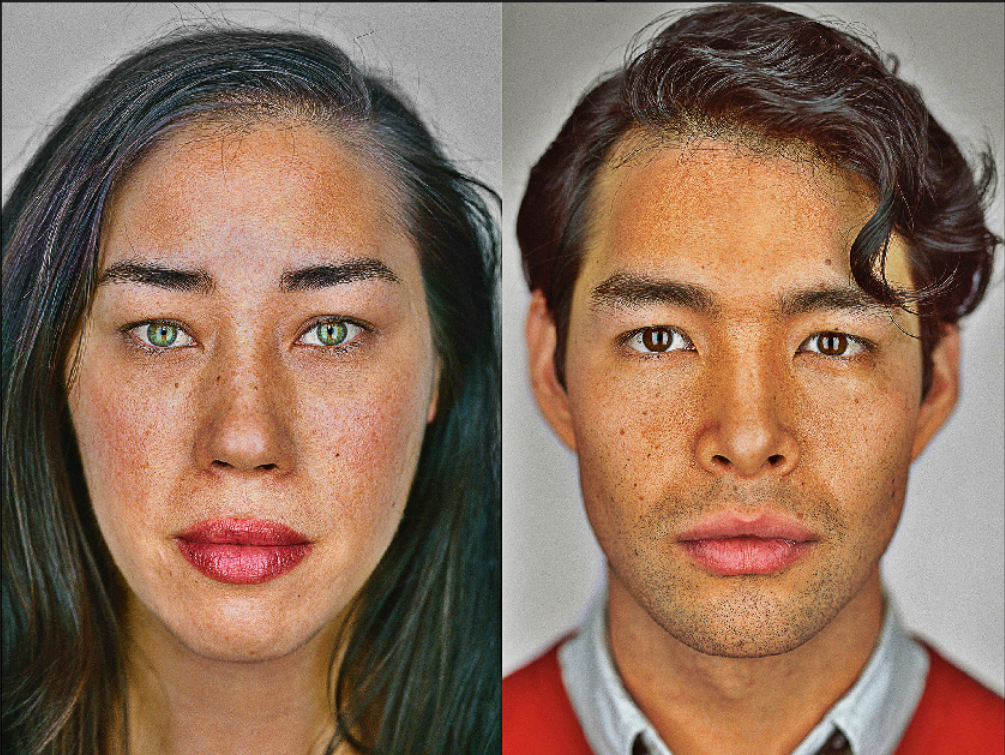
#> input picture filters/Smoothing/original_faces.png, 1005 x 755 px
$ python whitening.py Smoothing/original_faces.png   (older library calls are emulated)
#> lines starting #> are read from the running program, lines starting #| are printed output that depends on the picture; after the words box and inside, x2 and y2 are one past the last pixel; in counts of white or black regions, pixels touching at a corner belong together
"""Generate a facial skin-whitening example and a quantitative report.

Usage:
    python whitening.py input.jpg --level 30 --output-dir output

Dependencies:
    pip install opencv-python numpy
"""

from __future__ import annotations

import argparse
from pathlib import Path

import cv2
import numpy as np


# RetouchingFFHQ uses API levels 0/30/60/90. Because the proprietary APIs do
# not disclose their algorithms, these are conservative strengths for this
# paper-inspired OpenCV approximation, not an exact reproduction of any API.
PAPER_LEVEL_TO_STRENGTH = {0: 0.0, 30: 0.15, 60: 0.30, 90: 0.45}
PAPER_LEVEL_TO_CLASS = {0: 0, 30: 1, 60: 2, 90: 3}


def detect_largest_face(image: np.ndarray) -> tuple[int, int, int, int]:
    """Return the largest detected face as (x, y, width, height)."""
    gray = cv2.cvtColor(image, cv2.COLOR_BGR2GRAY)
    cascade_path = Path(cv2.data.haarcascades) / "haarcascade_frontalface_default.xml"
    detector = cv2.CascadeClassifier(str(cascade_path))
    faces = detector.detectMultiScale(
        gray,
        scaleFactor=1.1,
        minNeighbors=5,
        minSize=(80, 80),
    )
    if len(faces) == 0:
        raise RuntimeError("找不到正面人臉，請改用光線清楚、臉部完整的照片。")
    return tuple(max(faces, key=lambda box: box[2] * box[3]))


def build_skin_mask(image: np.ndarray, face: tuple[int, int, int, int]) -> np.ndarray:
    """Build a soft mask from a face ellipse and common YCrCb skin ranges."""
    x, y, w, h = face

    # The ellipse prevents similarly colored background pixels from being changed.
    face_mask = np.zeros(image.shape[:2], dtype=np.uint8)
    center = (x + w // 2, y + int(h * 0.52))
    axes = (int(w * 0.44), int(h * 0.48))
    cv2.ellipse(face_mask, center, axes, 0, 0, 360, 255, -1)

    ycrcb = cv2.cvtColor(image, cv2.COLOR_BGR2YCrCb)
    lower = np.array([0, 133, 77], dtype=np.uint8)
    upper = np.array([255, 173, 127], dtype=np.uint8)
    skin_color_mask = cv2.inRange(ycrcb, lower, upper)

    mask = cv2.bitwise_and(face_mask, skin_color_mask)
    kernel = cv2.getStructuringElement(cv2.MORPH_ELLIPSE, (7, 7))
    mask = cv2.morphologyEx(mask, cv2.MORPH_OPEN, kernel)
    mask = cv2.morphologyEx(mask, cv2.MORPH_CLOSE, kernel)
    mask = cv2.GaussianBlur(mask, (21, 21), 0)

    if np.count_nonzero(mask > 32) < 500:
        raise RuntimeError("偵測到人臉，但無法取得足夠的皮膚區域。請更換照片。")
    return mask


def apply_whitening(
    image: np.ndarray,
    mask: np.ndarray,
    strength: float,
) -> np.ndarray:
    """Raise facial-skin luminance in LAB while slightly reducing saturation."""
    mask_alpha = mask.astype(np.float32) / 255.0

    lab = cv2.cvtColor(image, cv2.COLOR_BGR2LAB).astype(np.float32)
    lightness = lab[:, :, 0]
    # Move L toward white instead of adding a fixed value; this avoids clipping.
    lab[:, :, 0] = lightness + strength * (255.0 - lightness)
    brightened = cv2.cvtColor(np.clip(lab, 0, 255).astype(np.uint8), cv2.COLOR_LAB2BGR)

    # Beauty whitening commonly makes skin color slightly less saturated.
    hsv = cv2.cvtColor(brightened, cv2.COLOR_BGR2HSV).astype(np.float32)
    hsv[:, :, 1] *= 1.0 - 0.18 * strength
    whitened = cv2.cvtColor(np.clip(hsv, 0, 255).astype(np.uint8), cv2.COLOR_HSV2BGR)

    blend = mask_alpha[:, :, None]
    result = image.astype(np.float32) * (1.0 - blend) + whitened.astype(np.float32) * blend
    return np.clip(result, 0, 255).astype(np.uint8)


def calculate_metrics(image: np.ndarray, mask: np.ndarray) -> dict[str, float]:
    """Measure the masked skin area's luminance, saturation, and high-frequency energy."""
    valid = mask > 64

    lab = cv2.cvtColor(image, cv2.COLOR_BGR2LAB)
    hsv = cv2.cvtColor(image, cv2.COLOR_BGR2HSV)
    gray = cv2.cvtColor(image, cv2.COLOR_BGR2GRAY)
    laplacian = cv2.Laplacian(gray, cv2.CV_32F, ksize=3)

    return {
        "brightness": float(np.mean(lab[:, :, 0][valid])),
        "saturation": float(np.mean(hsv[:, :, 1][valid])),
        "high_frequency": float(np.mean(np.square(laplacian[valid]))),
    }


def make_comparison(before: np.ndarray, after: np.ndarray) -> np.ndarray:
    """Create one side-by-side image with English labels for font portability."""
    left = before.copy()
    right = after.copy()
    cv2.rectangle(left, (0, 0), (190, 48), (0, 0, 0), -1)
    cv2.rectangle(right, (0, 0), (190, 48), (0, 0, 0), -1)
    cv2.putText(left, "BEFORE", (16, 34), cv2.FONT_HERSHEY_SIMPLEX, 0.85, (255, 255, 255), 2)
    cv2.putText(right, "AFTER", (16, 34), cv2.FONT_HERSHEY_SIMPLEX, 0.85, (255, 255, 255), 2)
    return np.hstack([left, right])


def change_text(before: float, after: float) -> str:
    difference = after - before
    percentage = difference / before * 100.0 if before else 0.0
    return f"{before:.2f} -> {after:.2f} ({difference:+.2f}, {percentage:+.2f}%)"


def build_report(
    paper_level: int,
    strength: float,
    before: dict[str, float],
    after: dict[str, float],
    psnr: float,
) -> str:
    label_class = PAPER_LEVEL_TO_CLASS[paper_level]
    return f"""
濾鏡類型：Face Whitening（臉部美白）
論文依據：RetouchingFFHQ (Ying et al., 2023, arXiv:2307.10642v1)
論文標籤：{{Smooth: 0, EyeEnlarge: 0, FaceLift: 0, Whiten: {label_class}}}
RetouchingFFHQ 等級：{paper_level}（0=off、30=slight、60=medium、90=heavy）
方法：YCrCb 膚色遮罩 + LAB L 通道亮度映射；OpenCV 實作強度 = {strength:.2f}
對臉做了什麼：偵測臉部皮膚區域，將 LAB 色彩空間的 L 通道往較高亮度移動，並輕微降低飽和度；背景與非皮膚區域盡量保持不變。

量化結果（僅計算臉部皮膚遮罩內的像素）：
- 平均亮度（LAB L，0-255）：{change_text(before['brightness'], after['brightness'])}
- 平均飽和度（HSV S，0-255）：{change_text(before['saturation'], after['saturation'])}
- 高頻能量（Laplacian squared mean）：{change_text(before['high_frequency'], after['high_frequency'])}
- 原圖與處理圖 PSNR：{psnr:.2f} dB

可能的偵測特徵：臉部皮膚亮度相對背景異常升高、膚色飽和度降低、臉部與頸部色差增加，以及皮膚區域的亮度分布出現不自然偏移。

方法限制：原論文使用 Megvii、Tencent 與 Alibaba 的商業 API，未公開各 API 的 Whitening 演算法。本程式沿用論文的類型與等級標註，但美白處理是可重現的 OpenCV 近似實作，不等同於原商業 API。
""".strip()


def parse_args() -> argparse.Namespace:
    parser = argparse.ArgumentParser(description="產生臉部 Whitening before/after 圖與量化報告")
    parser.add_argument("input", type=Path, help="輸入照片路徑")
    parser.add_argument(
        "--level",
        type=int,
        choices=(0, 30, 60, 90),
        default=30,
        help="RetouchingFFHQ 等級：0=off、30=slight、60=medium、90=heavy",
    )
    parser.add_argument(
        "--strength",
        type=float,
        default=None,
        help="覆寫 OpenCV 實作強度（0-1）；通常不需要設定",
    )
    parser.add_argument("--output-dir", type=Path, default=Path("whitening_output"))
    return parser.parse_args()


def main() -> None:
    args = parse_args()
    strength = PAPER_LEVEL_TO_STRENGTH[args.level] if args.strength is None else args.strength
    if not 0.0 <= strength <= 1.0:
        raise ValueError("--strength 必須介於 0 和 1 之間。")

    image = cv2.imread(str(args.input))
#> image is the input picture: shape (755, 1005, 3); mean B, G, R 90.7, 110.3, 140.5
    if image is None:
        raise FileNotFoundError(f"無法讀取圖片：{args.input}")

    face = detect_largest_face(image)
#> in detect_largest_face, `gray = cv2.cvtColor(image, cv2.COLOR_BGR2GRAY)`:
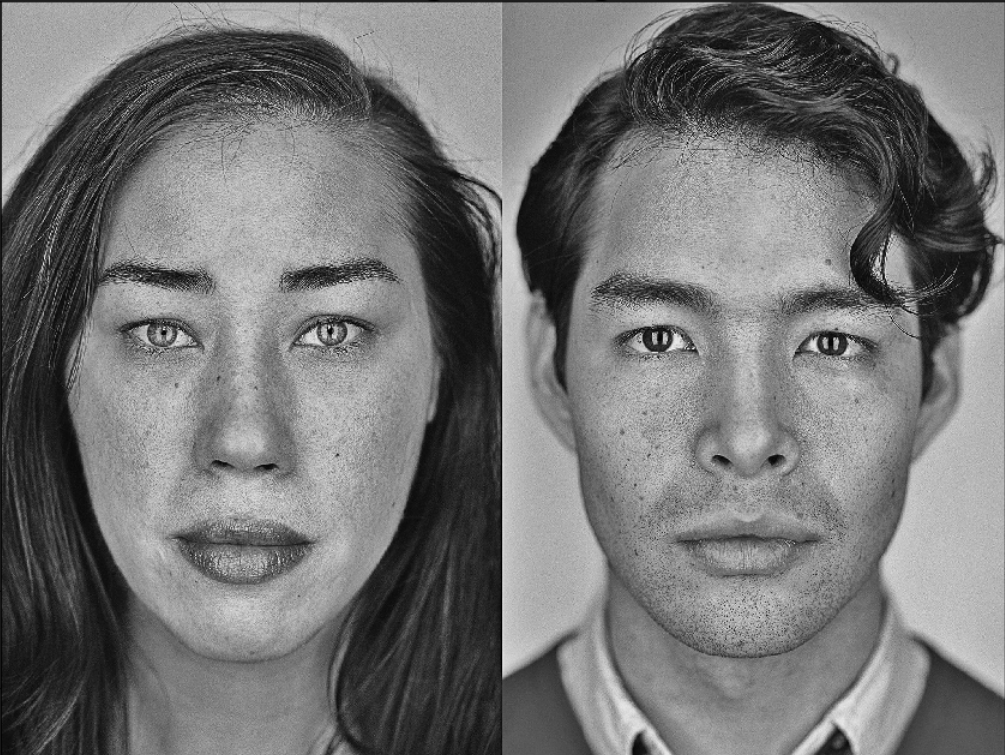
#> gray: shape (755, 1005); min 1, max 245, mean 117.1
#> in detect_largest_face, `faces = detector.detectMultiScale( gray, scaleFactor=1.1, minNeighbors..`: faces = [[527, 170, 422, 422], [36, 160, 441, 441]]
#> face = (36, 160, 441, 441)
    mask = build_skin_mask(image, face)
#> in build_skin_mask, `x, y, w, h = face`: x = 36; y = 160; w = 441
#> in build_skin_mask, `center = (x + w // 2, y + int(h * 0.52))`: center = (256, 389)
#> in build_skin_mask, `axes = (int(w * 0.44), int(h * 0.48))`: axes = (194, 211)
#> in build_skin_mask, `cv2.ellipse(face_mask, center, axes, 0, 0, 360, 255, -1)`:
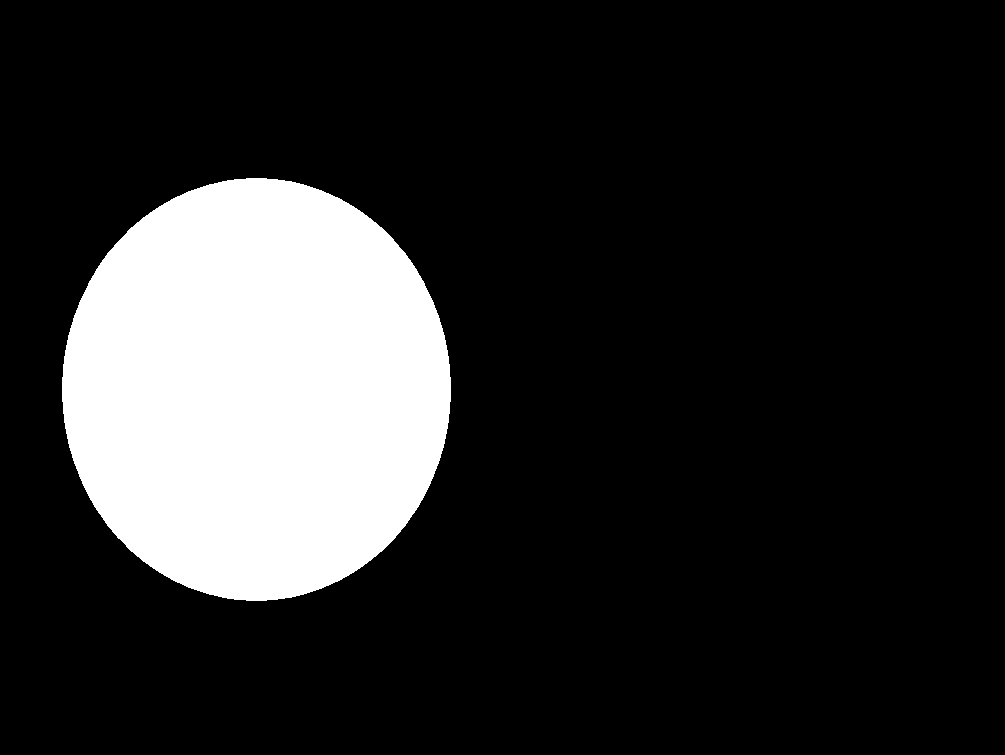
#> face_mask: shape (755, 1005); 17% white; 1 white region, box (x1, y1, x2, y2) and area: (62, 178, 451, 601) 129058
    after = apply_whitening(image, mask, strength)
#> in apply_whitening, `lab[:, :, 0] = lightness + strength * (255.0 - lightness)`:
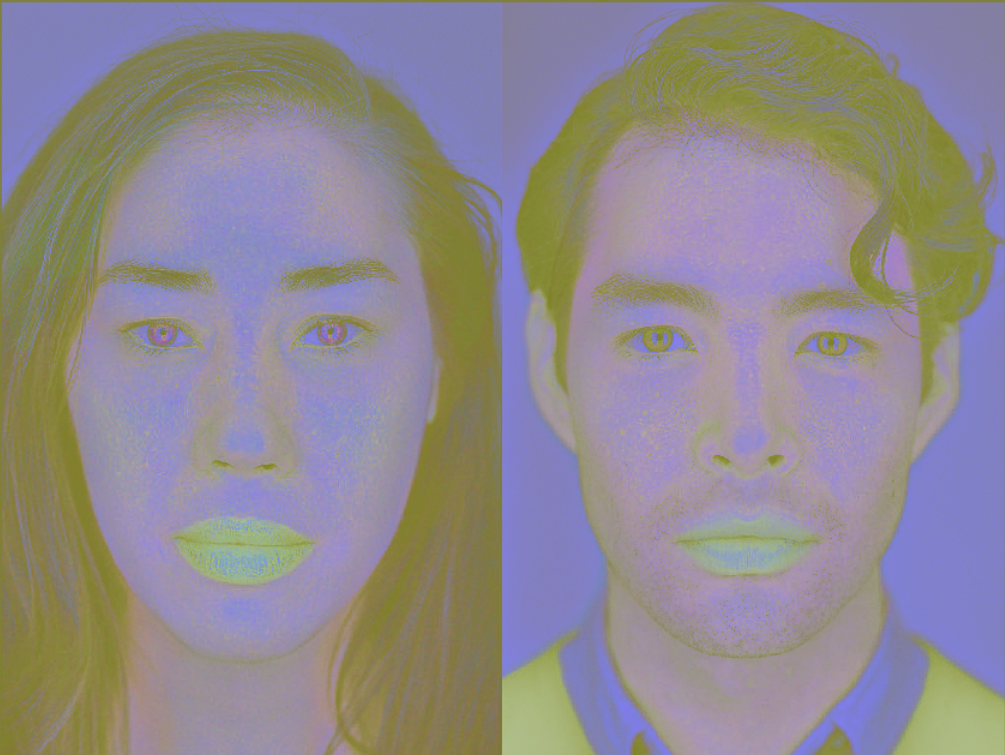
#> lab: shape (755, 1005, 3) float32; mean B, G, R 143.3, 137.6, 143.8
#> in apply_whitening, `hsv = cv2.cvtColor(brightened, cv2.COLOR_BGR2HSV).astype(np.float32)`:
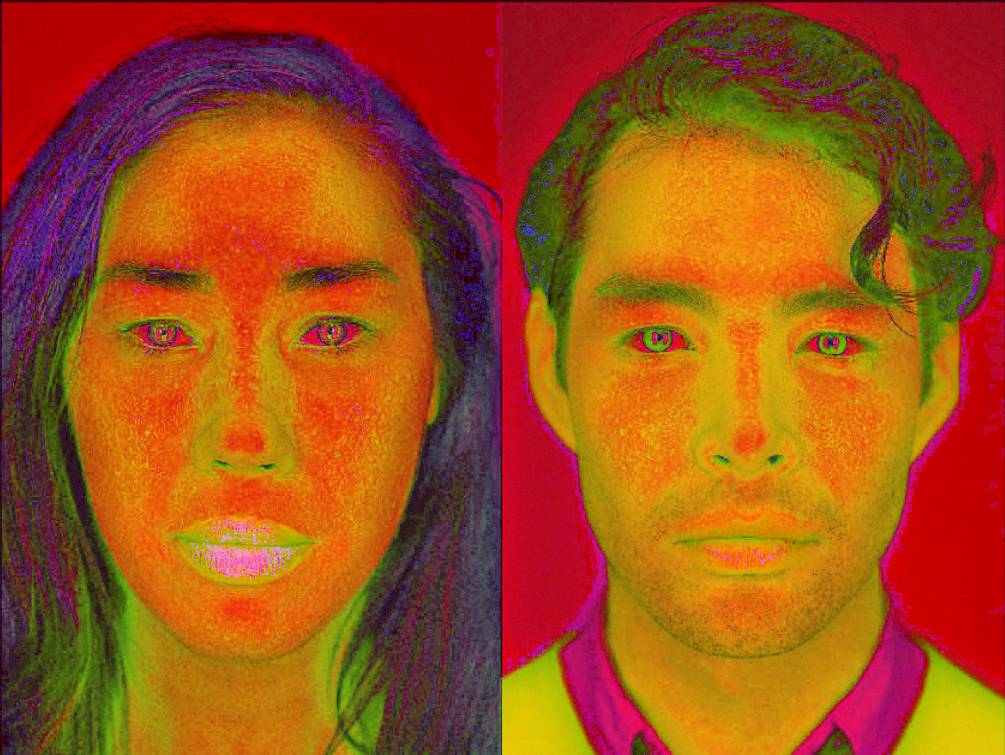
#> hsv: shape (755, 1005, 3) float32; mean B, G, R 25.3, 79.2, 161.5
    before_metrics = calculate_metrics(image, mask)
#> in calculate_metrics, `laplacian = cv2.Laplacian(gray, cv2.CV_32F, ksize=3)`:
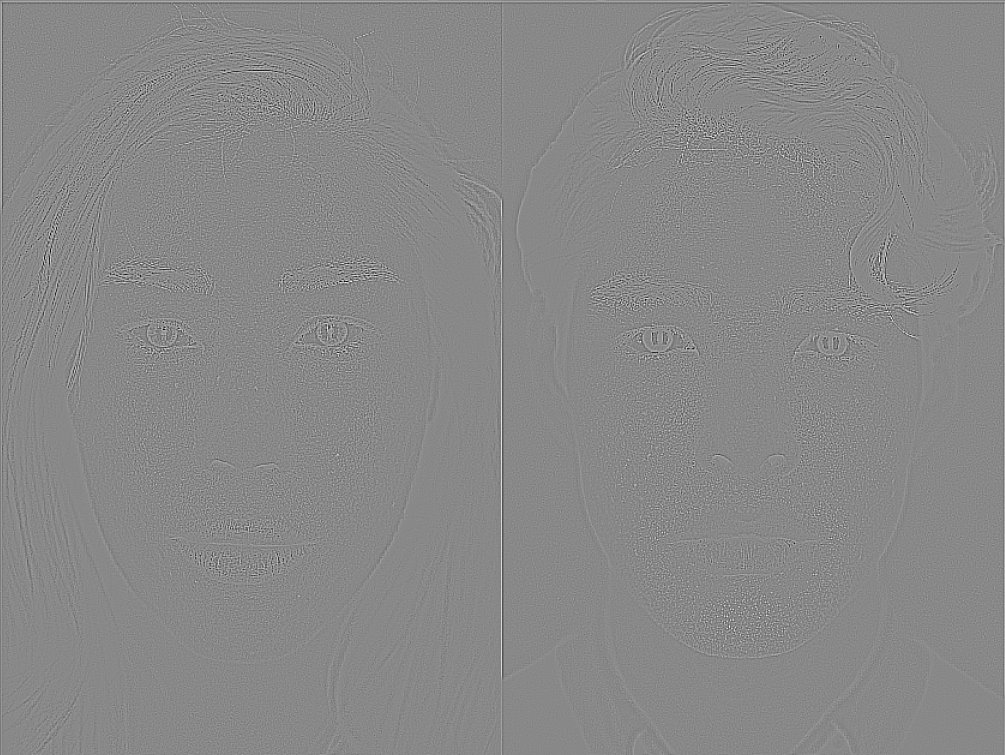
#> laplacian: shape (755, 1005) float32; min -1234, max 1070, mean 0.1; drawn with min black and max white
#> before_metrics = {'brightness': 156.1, 'saturation': 108, 'high_frequency': 11011.9}
    after_metrics = calculate_metrics(after, mask)
#> after_metrics = {'brightness': 170.3, 'saturation': 98.52, 'high_frequency': 8534.2}
    comparison = make_comparison(image, after)
#> in make_comparison, `return np.hstack([left, right])`:
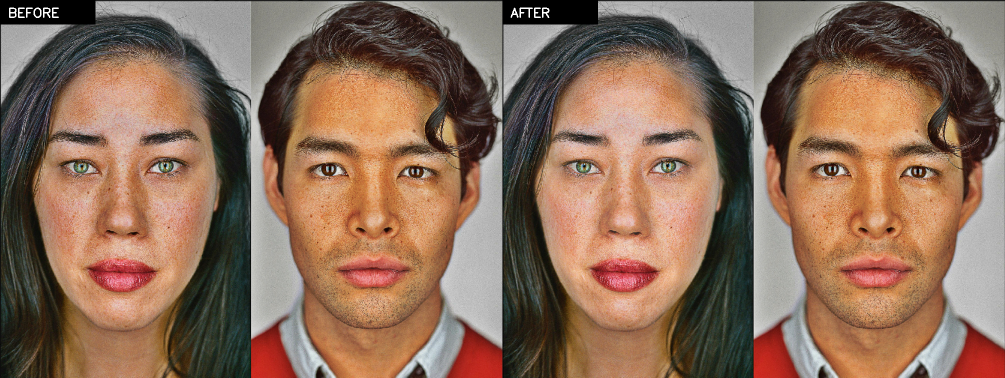
#> returned value: shape (755, 2010, 3) (shown at 1/2 size); mean of channels 0, 1, 2 90.2, 109.8, 140; drawn as B, G, R
    psnr = float(cv2.PSNR(image, after))
#> psnr = 32.44
    report = build_report(args.level, strength, before_metrics, after_metrics, psnr)

    args.output_dir.mkdir(parents=True, exist_ok=True)
    cv2.imwrite(str(args.output_dir / "whitening_after.jpg"), after)
    cv2.imwrite(str(args.output_dir / "whitening_before_after.jpg"), comparison)
    cv2.imwrite(str(args.output_dir / "whitening_skin_mask.png"), mask)
    (args.output_dir / "whitening_report.txt").write_text(report, encoding="utf-8")

    print(report)
#| 濾鏡類型：Face Whitening（臉部美白）
#| 論文依據：RetouchingFFHQ (Ying et al., 2023, arXiv:2307.10642v1)
#| 論文標籤：{Smooth: 0, EyeEnlarge: 0, FaceLift: 0, Whiten: 1}
#| RetouchingFFHQ 等級：30（0=off、30=slight、60=medium、90=heavy）
#| 方法：YCrCb 膚色遮罩 + LAB L 通道亮度映射；OpenCV 實作強度 = 0.15
#| 對臉做了什麼：偵測臉部皮膚區域，將 LAB 色彩空間的 L 通道往較高亮度移動，並輕微降低飽和度；背景與非皮膚區域盡量保持不變。
#> (further printed lines are left out)
    print(f"\n輸出位置：{args.output_dir.resolve()}")


if __name__ == "__main__":
    main()

$ run again, on filters/Smoothing/real_7.jpg
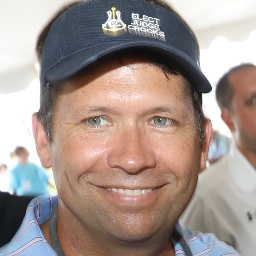
#> input picture filters/Smoothing/real_7.jpg, 256 x 256 px
#> in main, image is the input picture: shape (256, 256, 3); mean B, G, R 140.8, 147.2, 162.8
#> faces = [[45, 54, 164, 164]]
#> face = (45, 54, 164, 164)
#> x = 45; y = 54; w = 164
#> center = (127, 139)
#> axes = (72, 78)
#> in build_skin_mask, `cv2.ellipse(face_mask, center, axes, 0, 0, 360, 255, -1)`:
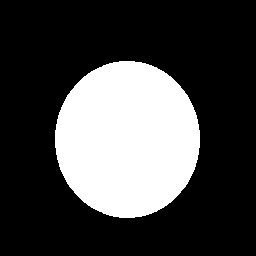
#> face_mask: shape (256, 256); 27.3% white; 1 white region, box (x1, y1, x2, y2) and area: (55, 61, 200, 218) 17863
#> ycrcb: shape (256, 256, 3); mean of channels 0, 1, 2 151.1, 136.3, 122.2
#> skin_color_mask: shape (256, 256); 48.1% white; 27 white regions (15 under 20 px), largest, box (x1, y1, x2, y2) and area: (31, 54, 223, 256) 27520, (218, 65, 256, 170) 2696, (34, 0, 78, 64) 421
#> valid: shape (256, 256) bool; 28.9% white; 1 white region, box (x1, y1, x2, y2) and area: (53, 59, 202, 220) 18923
#> before_metrics = {'brightness': 161.9, 'saturation': 88.74, 'high_frequency': 5345.9}
#> after_metrics = {'brightness': 174.6, 'saturation': 81.62, 'high_frequency': 4135.7}
#> in make_comparison, `return np.hstack([left, right])`:
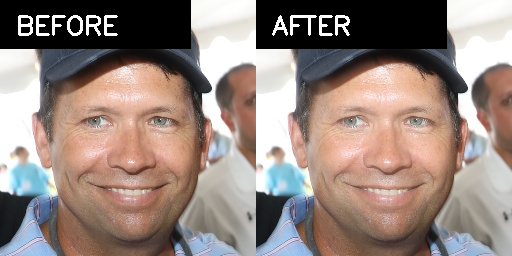
#> returned value: shape (256, 512, 3); mean of channels 0, 1, 2 125.4, 132.5, 148.6; drawn as B, G, R
#> psnr = 30.62
#| 濾鏡類型：Face Whitening（臉部美白）
#| 論文依據：RetouchingFFHQ (Ying et al., 2023, arXiv:2307.10642v1)
#| 論文標籤：{Smooth: 0, EyeEnlarge: 0, FaceLift: 0, Whiten: 1}
#| RetouchingFFHQ 等級：30（0=off、30=slight、60=medium、90=heavy）
#| 方法：YCrCb 膚色遮罩 + LAB L 通道亮度映射；OpenCV 實作強度 = 0.15
#| 對臉做了什麼：偵測臉部皮膚區域，將 LAB 色彩空間的 L 通道往較高亮度移動，並輕微降低飽和度；背景與非皮膚區域盡量保持不變。
#> (further printed lines are left out)
